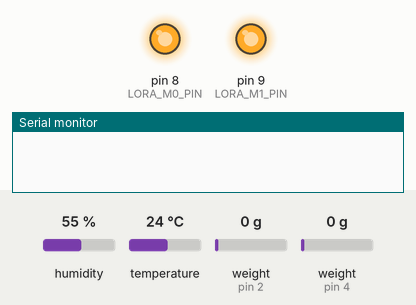
A sketch run on a simulated Arduino Uno, built with avr-gcc and run on an emulated ATmega328P. On the bench: output pins drawn as LEDs (lit = HIGH), the last lines printed to the serial monitor. The test bench sets the inputs (shaded band); at power-on: humidity 55 %, temperature 24 °C, weight on the scale (sensors on pin 2, pin 4) 0 g. The modem accepts every AT command (registered, SIM ready, sends succeed) and sends nothing else.

Above: at 0.1 s.
At 0.7 s:
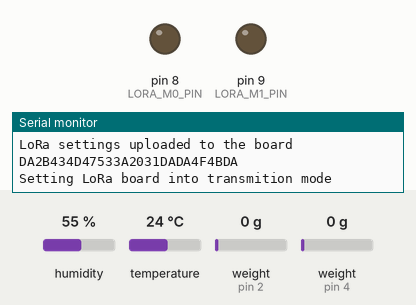
Timing chart, 0 to 2.2 s (numbered marks = the images above):
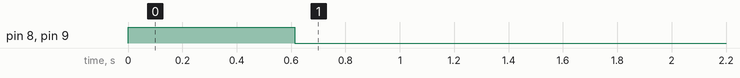

The sketch:

bee_scale.ino
```cpp
#include <SoftwareSerial.h>
#include <VirtualWire.h>
#include <HX711.h>
#include <DHT.h>

/// LoRa board (E32-868T20D) specific settings
/// LoRa Tx pin number
#define LORA_TX_PIN 6
/// LoRa Rx pin number
#define LORA_RX_PIN 7
/// M0 and M1 pins decide mode of the board, see documentation for available modes
#define LORA_M0_PIN 8
#define LORA_M1_PIN 9

/// Data rate on serial port
#define SERIAL_DATA_RATE 9600

#define CALIBRATION_FACTOR -430
#define LOADCELL_DOUT_PIN1  2
#define LOADCELL_SCK_PIN1  3
#define LOADCELL_DOUT_PIN2  4
#define LOADCELL_SCK_PIN2  5


#pragma pack(push, 1)

/**
  * Definition of LoRa message
  * flags:
  * bit 7 - wrong cheksum received
  * bit 6 - lost message
  * bits 5-4 reserved
  * bits 3-0 message counter
  * | 7 | 6 | 5 4 | 3 2 1 0 |
**/
struct LoRaMessage {
	/// Version number of protocl
	uint8_t protocolVersion;
  /// Unit type
  uint8_t unitType;
	/// Unit identification number
	uint8_t unitNumber;
	/// Flags
	uint8_t flags { 0 };
	/// Measured values
	uint32_t values[5] { 0 };
	/// Checksum
	uint8_t checkSum { 0 };
};
#pragma pack(pop)

struct Measurement {
  float scale_1;
  float scale_2;
  float temperature;
  float humidity;
};


/// Can be edited start
/// LoRa E32-868T20D settings, see documentation
/// 0xc0 - settings command
/// 0x1424 - address of the device
/// 0x1a - 8N1 UART mode, 9600 UART baud rate, 2.4k Air Data Rate
/// 0x02 - channel of the device
/// 0x24 - Transparent transition mode, IO drive mode 0, Wireles wake-up time 1250ms, FEC off, transmission power 30dBm
uint8_t loraSettings[] = { 0xc0, 0x14, 0x24, 0x1a, 0x02, 0x24 };

#define MEASUREMENT_DELAY_MS 300000
/// LoRa Gateway protocol values
#define PROTOCOL_VERSION 3;
#define UNIT_NUMBER 1;
#define UNIT_TYPE 2;

#define DHT_PIN 10
// Sensor is of type DHT11
#define DHT_TYPE DHT11


HX711 scale1;
HX711 scale2;
/// Instance of the DHT sensor
DHT dht(DHT_PIN, DHT_TYPE);

/// LoRa message counter
uint8_t loraCounter { 0 };

/**
 * Send LoRa message
**/
void sendLoRaMessage(const Measurement& measurement);

/**
 * Make a measurement
**/
Measurement makeMeasurement();

/**
* Calculate 8 bit checksum of given data
**/
uint8_t checkSum8b(const uint8_t *data, size_t dataSize);


/// Lora board instance
SoftwareSerial loraSerial(LORA_TX_PIN, LORA_RX_PIN);

void setup() {
	Serial.begin(SERIAL_DATA_RATE);

	/// Start LoRa board communication on serial
	loraSerial.begin(SERIAL_DATA_RATE);

	/// Set LoRa board M0 and M1 pins to HIGH - sleep mode when settings can be uploaded
	pinMode(LORA_M0_PIN, OUTPUT);
	pinMode(LORA_M1_PIN, OUTPUT);
	digitalWrite(LORA_M0_PIN, HIGH);
	digitalWrite(LORA_M1_PIN, HIGH);

	/// Delay for pin settings to become stable
	delay(500);

	/// Upload settings to LoRa board
	int sended = loraSerial.write(loraSettings, sizeof(loraSettings));
	if(sended == sizeof(loraSettings)) {
		Serial.println("LoRa settings uploaded to the board");
	}

	delay(100);

	/// Wait for ACK from LoRa board
	while(loraSerial.available() > 0) {
		int readed = loraSerial.read();
		Serial.print(readed, HEX);
	}

	Serial.print("\n");
	Serial.println("Setting LoRa board into transmition mode");
	/// Set LoRa board M0 and M1 pins to LOW - UART and wireless channel are open, transparent transmission is on
	digitalWrite(LORA_M0_PIN, LOW);
	digitalWrite(LORA_M1_PIN, LOW);
	delay(500);

  /// Initialization of communication with DHT
	dht.begin();

  scale1.begin(LOADCELL_DOUT_PIN1, LOADCELL_SCK_PIN1);
  scale2.begin(LOADCELL_DOUT_PIN2, LOADCELL_SCK_PIN2);
  scale1.set_scale(CALIBRATION_FACTOR);
  scale2.set_scale(CALIBRATION_FACTOR);
  scale1.tare(); //Assuming there is no weight on the scale at start up, reset the scale to 0
  scale2.tare();

}

void loop() {
  Measurement measurement = makeMeasurement();
  sendLoRaMessage(measurement);
  delay(MEASUREMENT_DELAY_MS);
}

Measurement makeMeasurement(){
  Measurement measurement;

  measurement.scale_1 = scale1.get_units();
  measurement.scale_2 = scale2.get_units();
	measurement.humidity = dht.readHumidity();
	measurement.temperature = dht.readTemperature();

  Serial.print("Scale 1: ");
  Serial.println(measurement.scale_1, 1);
  Serial.print("Scale 2: ");
  Serial.println(measurement.scale_2, 1);
  Serial.print("Temperature: ");
  Serial.println(measurement.temperature, 1);
  Serial.print("Humidity: ");
  Serial.println(measurement.humidity, 1);


  return measurement;
}

void sendLoRaMessage(const Measurement& measurement) {
  LoRaMessage loraMessage;
  loraMessage.protocolVersion = PROTOCOL_VERSION;
  loraMessage.unitNumber = UNIT_NUMBER;
  loraMessage.unitType = UNIT_TYPE;
  loraMessage.flags = 0;
  /// Adding message counter to flags
  loraMessage.flags = loraCounter & 0b00001111;

  memcpy((void *)&loraMessage.values[0], (void *)&measurement.temperature, 4);
  memcpy((void *)&loraMessage.values[1], (void *)&measurement.humidity, 4);
  float weight = measurement.scale_1 + measurement.scale_2;
  memcpy((void *)&loraMessage.values[2], (void *)&weight, 4);
  loraMessage.values[3] = 0;
  loraMessage.values[4] = 0;


	loraMessage.checkSum = checkSum8b((uint8_t*) & loraMessage, sizeof(LoRaMessage) - sizeof(uint32_t));
	/// Send the LoRa message
	int sended = loraSerial.write((uint8_t*) & loraMessage, sizeof(LoRaMessage));
	if(sended == sizeof(LoRaMessage)) {
		Serial.println("LoRa Message sended");
	}

	/// Counting lora messages on 4 bits, 0-15
	loraCounter++;
	if(loraCounter > 15) {
		loraCounter = 0;
	}
}

uint8_t checkSum8b(const uint8_t *data, size_t dataSize) {
	uint8_t sum = 0;
	for(int index = 0; index < dataSize; index++) {
		sum += data[index];
	}
	return sum;
}
```
